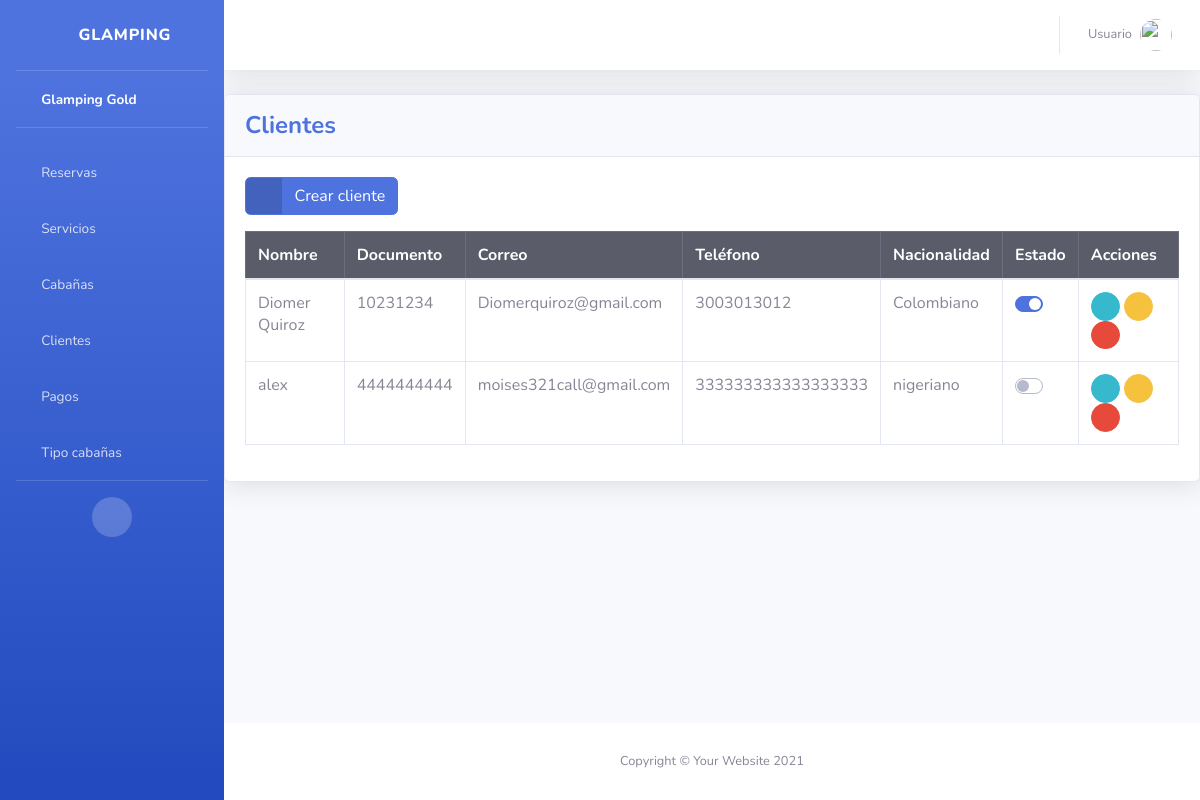
/clientes/, run on the app's committed database.
### cliente/models.py (models this page shows, shortened)
class Cliente(models.Model):
    nombre = models.CharField(max_length=255)
    documento = models.CharField(max_length=20, unique=True)
    email = models.CharField(max_length=50, unique=True)
    telefone = models.CharField(max_length=20, unique=True)
    nacionalidad = models.CharField(max_length=255)
    status = models.BooleanField(default=True)

### cliente/views.py (the view)
# urls.py: path('clientes/', include('cliente.urls')),
def cliente(request):
    cliente_list = Cliente.objects.all()
    return render(request, 'cliente/index.html', {'cliente_list': cliente_list})

### templates/cliente/index.html (shortened to what this page needs)
{% extends 'base.html' %}
{% block content %}
<div class="card shadow mb-4">
    <div class="card-header py-3">
        <h4 class="m-0 font-weight-bold text-primary">Clientes</h4>
    </div>
    <div class="card-body">
        <div class="table-responsive">
            <a href="{% url 'create_cliente' %}" class="btn btn-primary btn-icon-split mb-3">
                <span class="icon text-white-50">
                  <i class="fas fa-plus"></i>
              </span>
              <span class="text">Crear cliente</span>
            </a>
            <table class="table table-bordered" id="dataTable" width="100%" cellspacing="0">
                <thead class="table-dark">
                    <tr>
                        <th>Nombre</th>
                        <th>Documento</th>
                        <th>Correo</th>
                        <th>Teléfono</th>
                        <th>Nacionalidad</th>
                        <th>Estado</th>
                        <th>Acciones</th>
                    </tr>
                </thead>
                <tbody>
                    {% for cliente in cliente_list %}
                    <tr>
                    <td>{{ cliente.nombre }}</td>
                    <td>{{ cliente.documento }}</td>
                    <td>{{ cliente.email }}</td>
                    <td>{{ cliente.telefone }}</td>
                    <td>{{ cliente.nacionalidad }}</td>
                    <td>
                        <form action="{% url 'cliente_status' cliente.id %}" method="POST">
                            <div class="custom-control custom-switch">
                            </div>
                        </form>
                    </td>
                    <td>
                        <a href="" class="btn btn-info btn-circle btn-sm" data-bs-toggle="modal" data-bs-target="#modalId" data-cliente-id="{{ cliente.id }}">
                            <i class="fas fa-info-circle"></i>
                        </a>
                        <a href="" class="btn btn-warning btn-circle btn-sm">
                            <i class="fas fa-edit"></i>
                        </a>
                        <a href="" class="btn btn-danger btn-circle btn-sm">
                            <i class="fas fa-trash"></i>
                        </a>
                    </td>
                    </tr>
                    {% endfor %}
                </tbody>
            </table>
        </div>
    </div>
</div>
{%endblock%}

### data on the page
Cliente: nombre "Diomer Quiroz", documento "10231234", email "Diomerquiroz@gmail.com", telefone "3003013012", nacionalidad "Colombiano"
Cliente: nombre "alex", documento "4444444444", email "moises321call@gmail.com", telefone "333333333333333333", nacionalidad "nigeriano"
